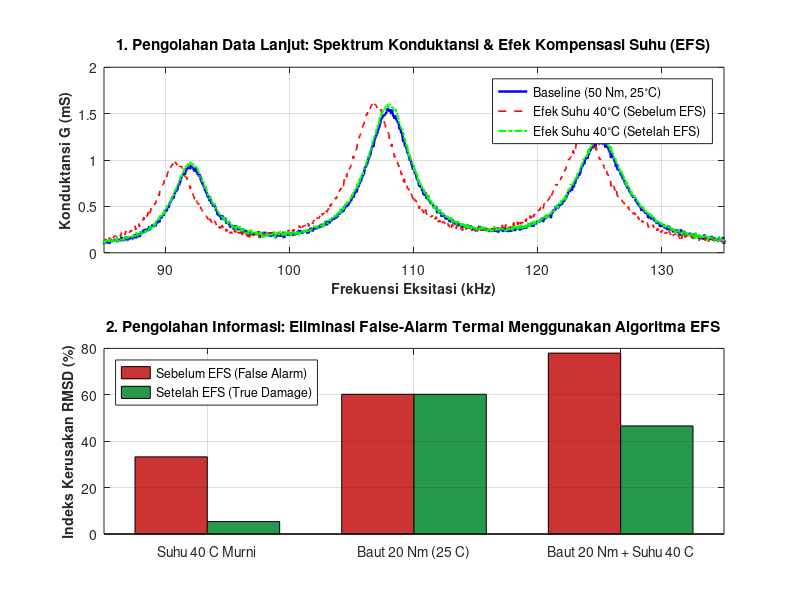

Here is the MATLAB script that generated this plot: (Note: this script raises an error after producing the figure.)
% =========================================================================
% SIMULASI EKSPERIMEN BERBASIS IMPEDANSI (ELECTROMECHANICAL IMPEDANCE - EMI)
% Studi Kasus: Monitoring Kuat-Kendur Baut & Kompensasi Suhu (EFS)
% Mata Kuliah: Metode Eksperimen Teknik (TIN-213) - Tingkat Magister (S2)
% Dosen: Ir. Novalio Daratha, S.T., M.Sc., Ph.D.
% =========================================================================

clear; clc; close all;

fprintf('====================================================================\n');
fprintf('  SIMULASI PENGOLAHAN DATA IMPEDANSI TINGKAT LANJUT (S2 TEKNIK MESIN)\n');
fprintf('  Integrasi Algoritma Kompensasi Suhu (Effective Frequency Shift - EFS)\n');
fprintf('====================================================================\n\n');

% 1. PENGATURAN PARAMETER AKUISISI FREKUENSI
f_min = 80e3;    % Frekuensi awal: 80 kHz
f_max = 140e3;   % Frekuensi akhir: 140 kHz
N_pts = 1200;    % Jumlah titik sampling frekuensi
f = linspace(f_min, f_max, N_pts)';
df = f(2) - f(1);

% Fungsi pembantu: Sintesis puncak resonansi mekanik struktur
function G = generate_conductance(freq, p_freqs, p_amps, p_widths, noise_lvl)
    G = 0.05 * (freq/1e5); % Garis dasar (baseline slope)
    for k = 1:length(p_freqs)
        f0 = p_freqs(k);
        A  = p_amps(k);
        gamma = p_widths(k);
        % Model resonansi Lorentzian
        G = G + A * (gamma^2 ./ ((freq - f0).^2 + gamma^2));
    end
    randn('seed', 42);
    G = G + noise_lvl * randn(size(freq));
    G = max(G, 0);
endfunction

% 2. DEFINISI KONDISI UJI STRUKTUR
% Baseline: Baut Kencang 50 Nm pada Suhu Referensi 25 deg C
p_freqs_base  = [92e3, 108e3, 125e3];
p_amps_base   = [0.85, 1.45,  1.10];
p_widths_base = [1.8e3, 2.2e3, 2.5e3];
G_base = generate_conductance(f, p_freqs_base, p_amps_base, p_widths_base, 0.015);

% Kondisi A: Baut Masih Kencang 50 Nm TETAPI Suhu Naik ke 40 deg C (+15 deg C)
% Suhu menurunkan modulus elastisitas -> pergeseran frekuensi -1.2 kHz + kenaikan permitivitas vertikal 4%
p_freqs_temp = p_freqs_base - 1.2e3;
G_temp_raw   = generate_conductance(f, p_freqs_temp, p_amps_base * 1.04, p_widths_base, 0.015);

% Kondisi B: Baut Mengendur ke 20 Nm pada Suhu Referensi 25 deg C
p_freqs_20Nm = p_freqs_base - [2.1e3, 2.7e3, 3.1e3];
G_20Nm       = generate_conductance(f, p_freqs_20Nm, p_amps_base * 0.90, p_widths_base * 1.12, 0.015);

% Kondisi C: Baut Mengendur ke 20 Nm DAN Suhu Naik ke 40 deg C
p_freqs_both = p_freqs_20Nm - 1.2e3;
G_both_raw   = generate_conductance(f, p_freqs_both, p_amps_base * 0.90 * 1.04, p_widths_base * 1.12, 0.015);

% 3. ALGORITMA KOMPENSASI SUHU (EFFECTIVE FREQUENCY SHIFT - EFS)
function [G_corr, best_shift] = apply_efs(G_target, G_ref, max_shift_pts)
    best_corr = -1;
    best_shift = 0;
    N = length(G_target);
    for s = -max_shift_pts:max_shift_pts
        if s >= 0
            t_idx = (1+s):N;
            r_idx = 1:(N-s);
        else
            t_idx = 1:(N+s);
            r_idx = (1-s):N;
        end
        c = corr(G_target(t_idx), G_ref(r_idx));
        if c > best_corr
            best_corr = c;
            best_shift = s;
        end
    end
    % Terapkan pergeseran sirkuler terkompensasi
    G_corr = circshift(G_target, -best_shift);
endfunction

max_shift_pts = 40; % Batas pencarian geseran frekuensi
[G_temp_comp, shift_temp] = apply_efs(G_temp_raw, G_base, max_shift_pts);
[G_both_comp, shift_both] = apply_efs(G_both_raw, G_base, max_shift_pts);

% 4. PENGOLAHAN INFORMASI: MENGHITUNG METRIK RMSD SEBELUM & SESUDAH EFS
function val = calc_rmsd(G_curr, G_ref)
    val = sqrt(sum((G_curr - G_ref).^2) / sum(G_ref.^2)) * 100;
endfunction

rmsd_base      = calc_rmsd(G_base, G_base);
rmsd_temp_raw  = calc_rmsd(G_temp_raw, G_base);
rmsd_temp_comp = calc_rmsd(G_temp_comp, G_base);
rmsd_20Nm      = calc_rmsd(G_20Nm, G_base);
rmsd_both_raw  = calc_rmsd(G_both_raw, G_base);
rmsd_both_comp = calc_rmsd(G_both_comp, G_base);

% 5. MENAMPILKAN TABEL EVALUASI KOMPARATIF
fprintf('%-32s | %-15s | %-16s | %-22s\n', 'Kondisi Operasional Uji', 'RMSD Asli (%)', 'RMSD EFS Comp(%)', 'Status Keputusan');
fprintf('----------------------------------------------------------------------------------------------------\n');
fprintf('%-32s | %13.2f %% | %14.2f %% | %-22s\n', 'Baseline (50 Nm, 25 C)', rmsd_base, rmsd_base, 'Normal (Kondisi Desain)');
fprintf('%-32s | %13.2f %% | %14.2f %% | %-22s\n', '50 Nm, Suhu 40 C (Hanya Suhu)', rmsd_temp_raw, rmsd_temp_comp, 'Toleransi (Alarm Dieliminasi!)');
fprintf('%-32s | %13.2f %% | %14.2f %% | %-22s\n', '20 Nm, Suhu 25 C (Baut Kendor)', rmsd_20Nm, rmsd_20Nm, 'BAHAYA: Kencangkan Baut!');
fprintf('%-32s | %13.2f %% | %14.2f %% | %-22s\n', '20 Nm, Suhu 40 C (Kombinasi)', rmsd_both_raw, rmsd_both_comp, 'BAHAYA: Kencangkan Baut!');
fprintf('----------------------------------------------------------------------------------------------------\n\n');

% 6. VISUALISASI HASIL PENGOLAHAN DATA
figure('Position', [100, 100, 1050, 750], 'Visible', 'off');

% Subplot 1: Perbandingan Spektrum Mentah vs Terkompensasi
subplot(2, 1, 1);
plot(f/1e3, G_base, 'b-', 'LineWidth', 1.8, 'DisplayName', 'Baseline (50 Nm, 25^\circC)'); hold on;
plot(f/1e3, G_temp_raw, 'r--', 'LineWidth', 1.2, 'DisplayName', 'Efek Suhu 40^\circC (Sebelum EFS)');
plot(f/1e3, G_temp_comp, 'g-.', 'LineWidth', 1.5, 'DisplayName', 'Efek Suhu 40^\circC (Setelah EFS)');
grid on;
xlabel('Frekuensi Eksitasi (kHz)', 'FontSize', 10, 'FontWeight', 'bold');
ylabel('Konduktansi G (mS)', 'FontSize', 10, 'FontWeight', 'bold');
title('1. Pengolahan Data Lanjut: Spektrum Konduktansi & Efek Kompensasi Suhu (EFS)', 'FontSize', 11, 'FontWeight', 'bold');
legend('Location', 'northeast');
xlim([85, 135]);

% Subplot 2: Perbandingan RMSD Mentah vs EFS
subplot(2, 1, 2);
test_categories = {'Suhu 40 C Murni', 'Baut 20 Nm (25 C)', 'Baut 20 Nm + Suhu 40 C'};
raw_rmsd_plot = [rmsd_temp_raw, rmsd_20Nm, rmsd_both_raw];
comp_rmsd_plot = [rmsd_temp_comp, rmsd_20Nm, rmsd_both_comp];

x_pos = 1:3;
w = 0.35;
bar(x_pos - w/2, raw_rmsd_plot, w, 'FaceColor', [0.8, 0.2, 0.2], 'DisplayName', 'Sebelum EFS (False Alarm)'); hold on;
bar(x_pos + w/2, comp_rmsd_plot, w, 'FaceColor', [0.15, 0.6, 0.3], 'DisplayName', 'Setelah EFS (True Damage)');
set(gca, 'XTick', x_pos, 'XTickLabel', test_categories, 'FontSize', 10);
grid on;
ylabel('Indeks Kerusakan RMSD (%)', 'FontSize', 10, 'FontWeight', 'bold');
title('2. Pengolahan Informasi: Eliminasi False-Alarm Termal Menggunakan Algoritma EFS', 'FontSize', 11, 'FontWeight', 'bold');
legend('Location', 'northwest');
yline(15, 'k--', 'Ambang Batas Peringatan Baut Longgar (15%)', 'LineWidth', 1.2);
ylim([0, 80]);

print('plot_impedansi_baut.png', '-dpng', '-r300');
fprintf('Grafik hasil analisis telah diperbarui sebagai "plot_impedansi_baut.png".\n');
